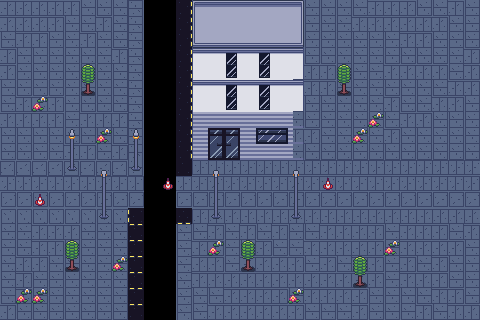

Below is a game level as drawn by its tile map, then a one-line description and the .tmx that defines it (tile-layer data replaced by summaries):
An orthogonal 30x20 tile map with 16x16 px tiles, 7 tile layers (Background, Object, ObjectAccesories, ObjectOpacity, ...), 3 tilesets and 18 objects.

<map version="1.10" tiledversion="1.10.2" orientation="orthogonal" renderorder="right-down" width="30" height="20" tilewidth="16" tileheight="16" infinite="0" nextlayerid="21" nextobjectid="58">
 <tileset firstgid="1" name="Road" tilewidth="16" tileheight="16" tilecount="20" columns="4">
  <image source="city.png" width="64" height="80" />
 </tileset>
 <tileset firstgid="21" name="Building" tilewidth="16" tileheight="16" tilecount="256" columns="16">
  <image source="doors.png" width="256" height="256" />
 </tileset>
 <tileset firstgid="277" name="Accesories" tilewidth="16" tileheight="16" tilecount="256" columns="16">
  <image source="accesories.png" width="256" height="256" />
  <tile id="146">
   <properties>
    <property name="opaque" type="bool" value="false" />
   </properties>
  </tile>
  <tile id="147">
   <properties>
    <property name="opaque" type="bool" value="false" />
   </properties>
  </tile>
  <tile id="162">
   <properties>
    <property name="opaque" type="bool" value="false" />
   </properties>
  </tile>
  <tile id="163">
   <properties>
    <property name="opaque" type="bool" value="false" />
   </properties>
  </tile>
  <tile id="181">
   <properties>
    <property name="opaque" type="bool" value="false" />
   </properties>
  </tile>
 </tileset>
 <layer id="13" name="Background" width="30" height="20">
  <data>[600 cells, 600 non-empty, 19 distinct tile ids]</data>
 </layer>
 <layer id="14" name="Object" width="30" height="20">
  <data>[600 cells, 28 non-empty, 9 distinct tile ids]</data>
 </layer>
 <layer id="16" name="ObjectAccesories" width="30" height="20">
  <data>[600 cells, 13 non-empty, 2 distinct tile ids]</data>
 </layer>
 <layer id="20" name="ObjectOpacity" width="30" height="20">
  <data>[600 cells, 18 non-empty, 1 distinct tile ids]</data>
 </layer>
 <layer id="15" name="Buildings" width="30" height="20">
  <data>[600 cells, 70 non-empty, 18 distinct tile ids]</data>
 </layer>
 <layer id="17" name="BuildingAccesories" width="30" height="20">
  <data>[600 cells, 14 non-empty, 10 distinct tile ids]</data>
 </layer>
 <layer id="19" name="BuildingOpacity" width="30" height="20">
  <data>[600 cells, 56 non-empty, 1 distinct tile ids]</data>
 </layer>
 <objectgroup id="18" name="Collision">
  <object id="37" x="102" y="208" width="4" height="11" />
  <object id="38" x="99" y="214" width="10" height="5" />
  <object id="41" x="67" y="166" width="10" height="5" />
  <object id="42" x="70" y="160" width="4" height="11" />
  <object id="43" x="131" y="166" width="10" height="5" />
  <object id="44" x="134" y="160" width="4" height="11" />
  <object id="45" x="211" y="214" width="10" height="5" />
  <object id="46" x="214" y="208" width="4" height="11" />
  <object id="47" x="291" y="214" width="10" height="5" />
  <object id="48" x="294" y="208" width="4" height="11" />
  <object id="49" x="192" y="128" width="112" height="32" />
  <object id="51" x="244" y="256" width="8" height="15" />
  <object id="52" x="68" y="256" width="8" height="15" />
  <object id="53" x="84" y="80" width="8" height="15" />
  <object id="54" x="340" y="80" width="8" height="15" />
  <object id="55" x="324" y="179" width="8" height="10" />
  <object id="56" x="164" y="179" width="8" height="10" />
  <object id="57" x="36" y="195" width="8" height="10" />
 </objectgroup>
</map>